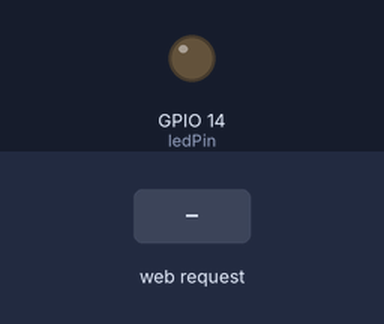
Simulated run of this sketch. Board: ESP8266 (NodeMCU). Shown: output pins drawn as LEDs (lit = HIGH). Inputs (shaded band) come from the test bench. WiFi joins after 1.5 s; servers stay silent unless stated; what the sketch prints to the serial monitor is not drawn.

Above: at 2.7 s.
2.8 s: HTTP request GET /LED=ON received
At 4.7 s:
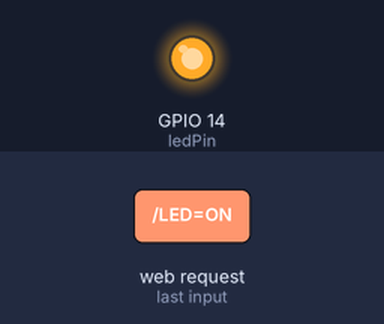
5.0 s: HTTP request GET /LED=OFF received
At 6.3 s:
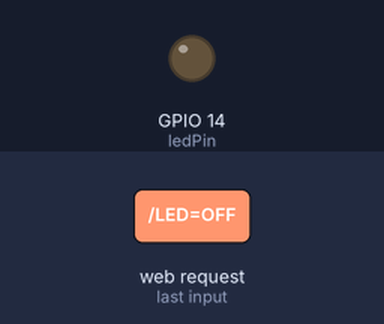
Timing chart, 0 to 8.0 s (numbered marks = the images above; inputs shaded):
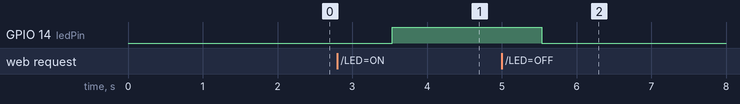

Measured:
- after the input at 2.8 s, GPIO 14 (ledPin): LOW → HIGH after 0.73 s
- after the input at 5.0 s, GPIO 14 (ledPin): HIGH → LOW after 0.53 s

The sketch:

client_server_teste.ino
```cpp
#include <ESP8266WiFi.h>

const char* ssid = "DEUS";
const char* password = "filo2017";

int ledPin = 14; // GPIO14 - D5
WiFiServer server(80);

void setup() {
  Serial.begin(9600);
  delay(10);

  pinMode(ledPin, OUTPUT);
  digitalWrite(ledPin, LOW);

  // Connect to WiFi network
  Serial.println();
  Serial.println();
  Serial.print("Connecting to ");
  Serial.println(ssid);

  WiFi.begin(ssid, password);

  while (WiFi.status() != WL_CONNECTED) {
    delay(500);
    Serial.print(".");
  }
  Serial.println("");
  Serial.println("WiFi connected");

  // Start the server
  server.begin();
  Serial.println("Server started");

  // Print the IP address
  Serial.print("Use this URL to connect: ");
  Serial.print("http://");
  Serial.print(WiFi.localIP());
  Serial.println("/");
}

void loop() {
  // Check if a client has connected
  WiFiClient client = server.available();
  if(client) {
    clientConnection(client);
  } else {
    Serial.print(".");
    delay(1000);
  }
}

void clientConnection(WiFiClient client) {
  // Read the first line of the request
  String request = client.readStringUntil('\r');
  Serial.println(request);
  client.flush();

  // Match the request
  int value = 9;
  if (request.indexOf("/LED=ON") != -1)  {
    digitalWrite(ledPin, HIGH);
    value = HIGH;
  } else if (request.indexOf("/LED=OFF") != -1) {
    digitalWrite(ledPin, LOW);
    value = LOW;
  }

  // Return the response
  client.println("HTTP/1.1 200 OK");
  client.println("Content-Type: text/html");
  client.println(""); //  do not forget this one
  client.println("<!DOCTYPE HTML>");
  client.println("<html>");
  client.println("<head><style>*{ font-family: arial; } .on {color:blue;} .off {color:red;}</style></head>");
  client.println("<body>");

  client.print("Led pin is now: ");

  if(value == HIGH) {
    client.print("<span class=\"on\">On</span>");
  } else if(value == LOW){
    client.print("<span class=\"off\">Off</span>");
  } else {
    client.print("<span>Undefined</span>");
  }

  client.println("<br /><br />");
  client.println("<a href=\"/LED=ON\"\"><button>ON</button></a>");
  client.println("<a href=\"/LED=OFF\"\"><button>OFF</button></a><br />");
  client.println("</body>");
  client.println("</html>");

  Serial.println("Client response finished");
  Serial.println("");
}
```
